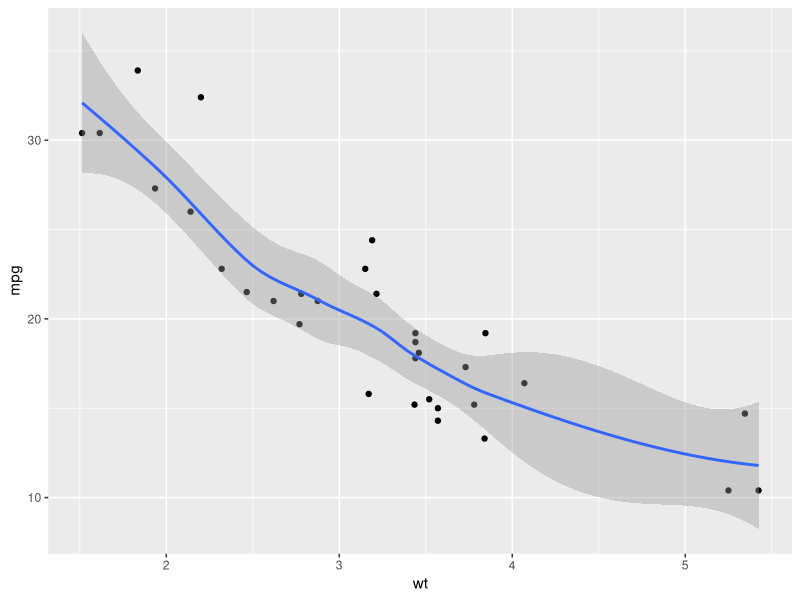
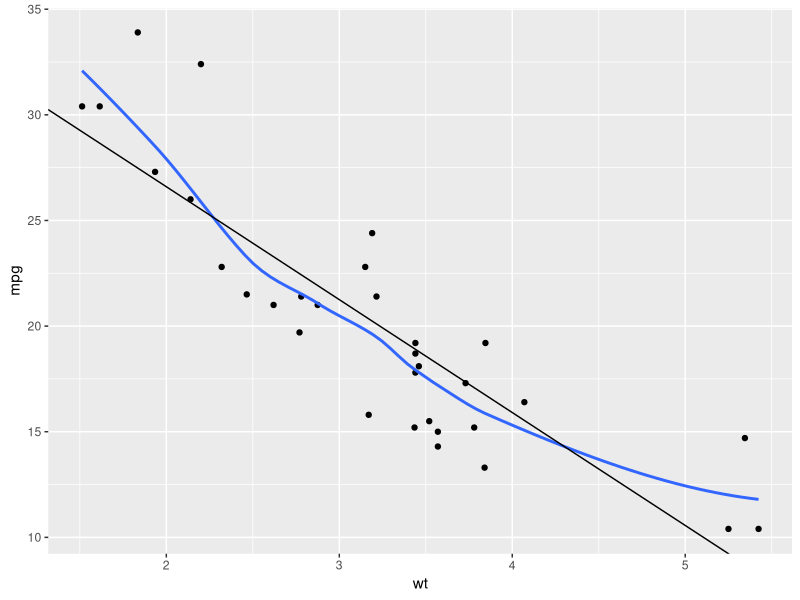

Recreate these plots in R, in order.
#install.packages("broom")
library(broom)
library(tidyverse)

rm(list = ls())
head(mtcars)

#----- plot weight and mpg  -----
ggplot(mtcars, aes(x = wt, y = mpg)) +
  geom_point() +
  geom_smooth()

#----- linear model: predict mpg from wt -----
mod <- lm(mpg ~ wt, data = mtcars)

coef(mod)
summary(mod)

#----- broom's augment() gives fitted, residuals, hat (predicted), cook's distanct, etc. -----
augment(mod)  


new <- data.frame(wt = 4.5)  # create data from with same input var name
predict(mod, newdata = new)   # ask the model to predict the output var weight

c = data.frame(coef(mod))
ggplot(mtcars, aes(x = wt, y = mpg)) +
  geom_point() +
  geom_smooth(se = FALSE) +
  geom_abline(slope = c[2,1], intercept = c[1,1])

